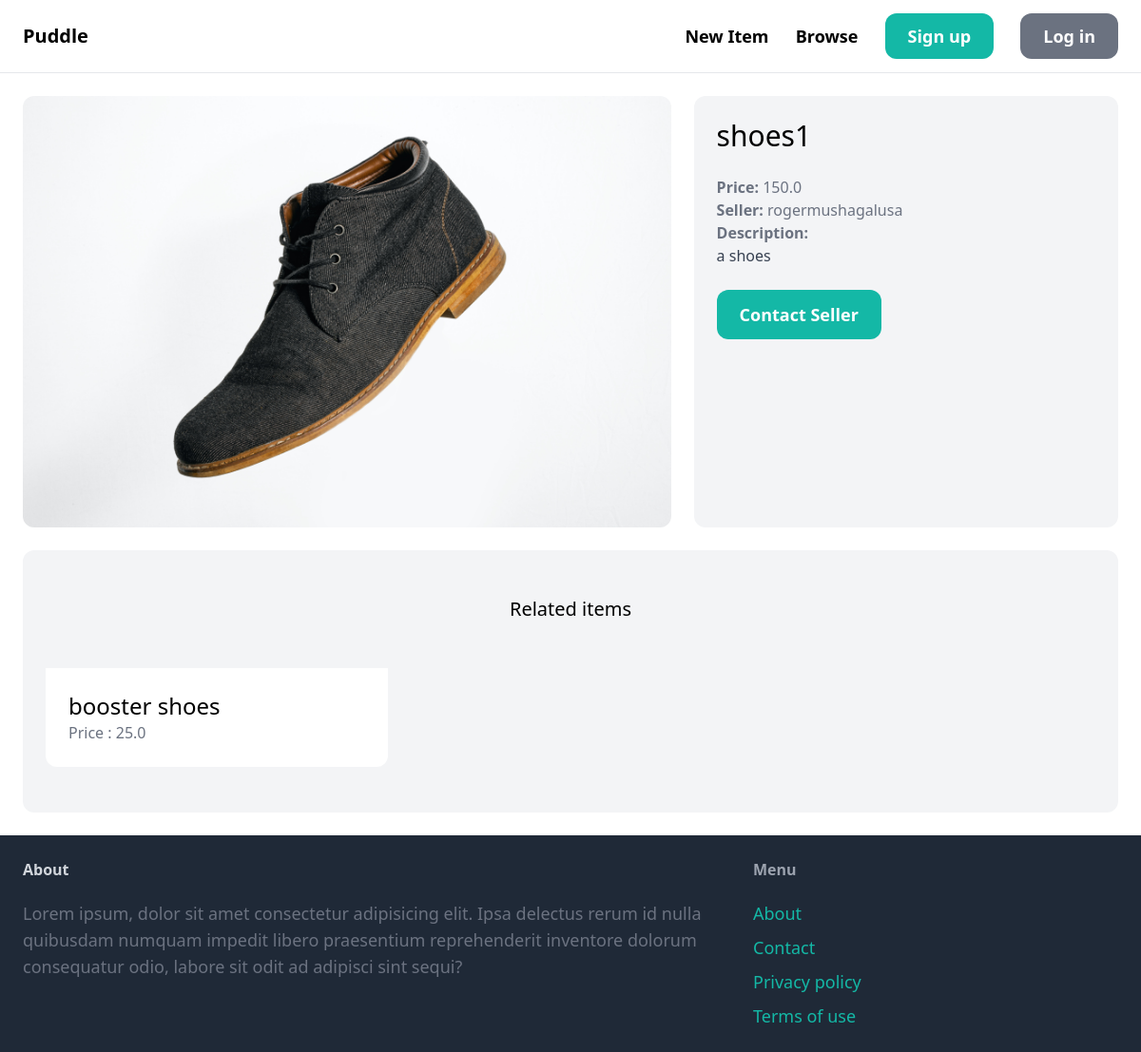
The app's page /items/1/, older data.
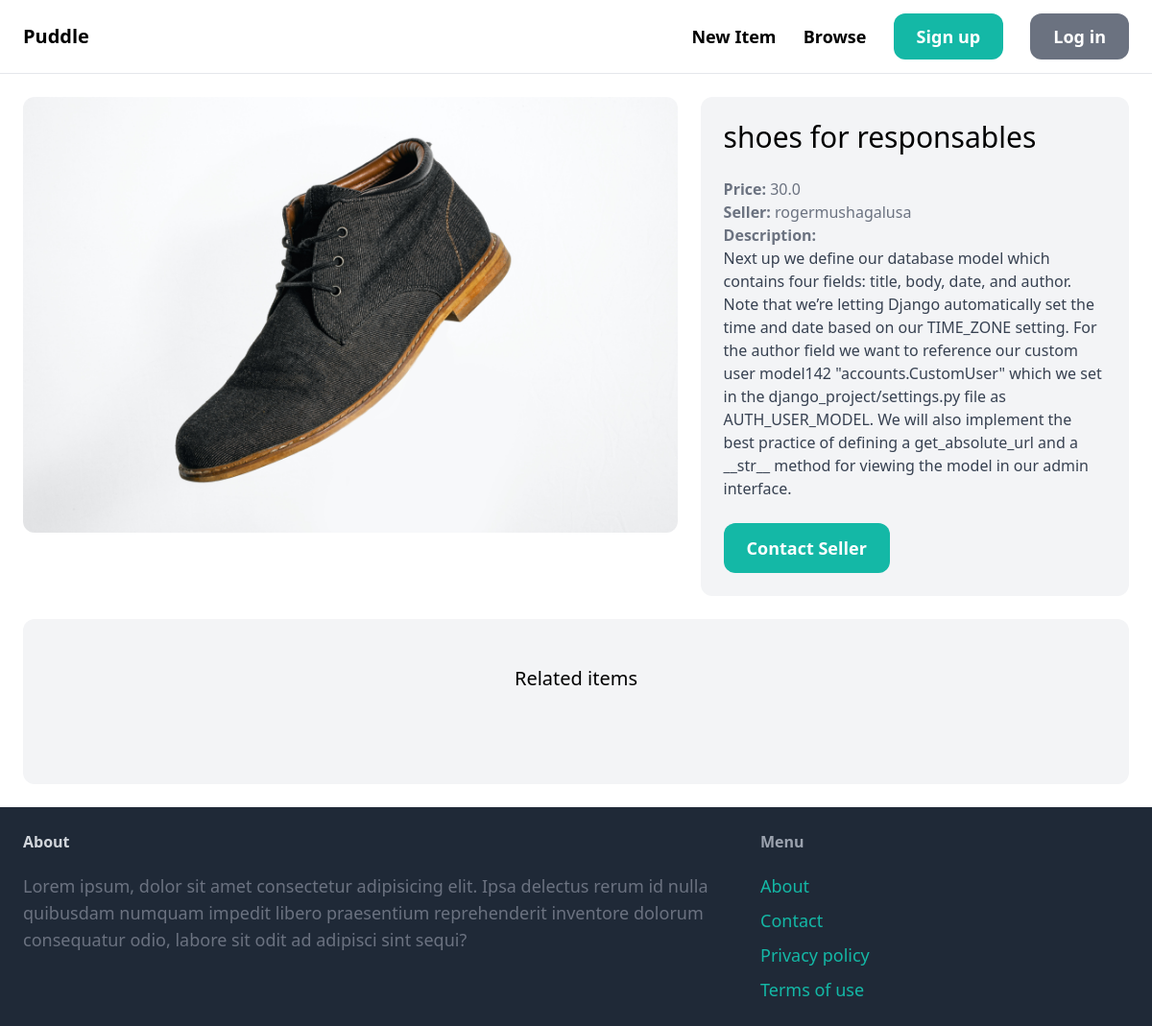
The same page, newer data.
### item/models.py (models this page shows, shortened)
class Item(models.Model):
    name = models.CharField( max_length = 255)
    category = models.ForeignKey(Category, related_name = 'items', on_delete=models.CASCADE)
    description = models.TextField()
    price = models.FloatField()
    image = models.ImageField(upload_to='item_image', blank=True, null=True)
    is_sold = models.BooleanField(default=False)
    created_by = models.ForeignKey(User, related_name = 'items', on_delete=models.CASCADE)
    created_at = models.DateTimeField(auto_now_add="True")
    class Meta:
        ordering = ('name',)

### item/views.py (the view)
# urls.py: path('<int:pk>/', views.detail, name='detail'),
def detail(request, pk):
    item = get_object_or_404(Item, pk=pk)
    related_items = Item.objects.filter(category=item.category, is_sold=False).exclude(pk=pk)[0:3]
    return render(request, "item/detail.html", {
        'item' : item,
        'related_items' : related_items
    })

### item/templates/item/detail.html (shortened to what this page needs)
{% extends 'core/base.html' %}
{% block content %}
    <div class="grid grid-cols-5 gap-6">
        <div class="col-span-3">
            <img src="{{ item.image.url }}" alt="image" class="rounded-xl">
        </div>
        <div class="col-span-2 p-6 bg-gray-100 rounded-xl">
            <h1 class="mb-6 text-3xl">{{ item.name }}</h1>
            <p class="text-gray-500"><strong>Price: </strong>{{ item.price }}</p>
            <p class="text-gray-500"><strong>Seller: </strong>{{ item.created_by.username }}</p>
            {% if item.description %}
                <p class="text-gray-700">
                    <strong class="text-gray-500">Description: </strong><br>
                    {{ item.description }}
                </p>
            {% endif %}
            {% if request.user == item.created_by %}
                <div class="mt-6 p-6 bg-white rounded-xl">
                    <p>This is your item ! </p>
                    <a href="{% url 'item:edit' item.id %}" class="inline-block mt-6 px-6 py-6 text-lg font-semibold bg-teal-500 text-white rounded-xl">Edit</a>
                    <a href="{% url 'item:delete' item.id %}" class="inline-block mt-6 px-6 py-6 text-lg font-semibold bg-red-500 text-white rounded-xl">Delete</a>
                </div>
            {% else %}
                <a href="{% url 'conversation:new' item.id %}" class="inline-block mt-6 px-6 py-3 text-lg font-semibold bg-teal-500 text-white rounded-xl hover:bg-teal-700">Contact Seller</a>
            {% endif %}
        </div>
    </div>
    <div class="mt-6 px-6 py-12 bg-gray-100 rounded-xl">
        <h2 class="mb-12 text-xl text-center">Related items</h2>
        <div class="grid grid-cols-3 gap-3">
            {% for item in related_items %}
                <div>
                    <a href="{% url 'item:detail' item.id %}">
                        <div class="p-6 bg-white rounded-b-xl">
                            <h2 class="text-2xl">{{ item.name }} </h2>
                            <p class="text-gray-500">Price : {{ item.price }} </p>
                        </div>
                    </a>
                </div>
            {% endfor %}
        </div>
    </div>
{% endblock content %}

Row changes from the older to the newer data that the page shows:
removed Item: name "booster shoes", price "25.0"
changed Item "rogermushagalusa": name "shoes1" → "shoes for responsables"; price "150.0" → "30.0"; description "a shoes" → "Next up we define our database model which contains four fields: title, body, date, and author. Note that we’re letting Django automatically set the time and date based on our TIME_ZONE setting. For the author field we want to reference our custom user model142 \"accounts.CustomUser\" which we set in the django_project/settings.py file as AUTH_USER_MODEL. We will also implement the best practice of defining a get_absolute_url and a __str__ method for viewing the model in our admin interface."
